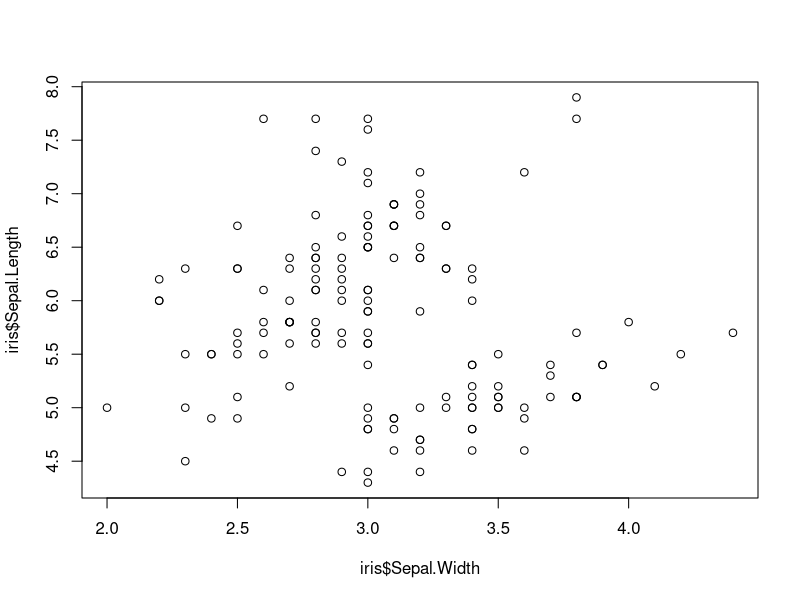
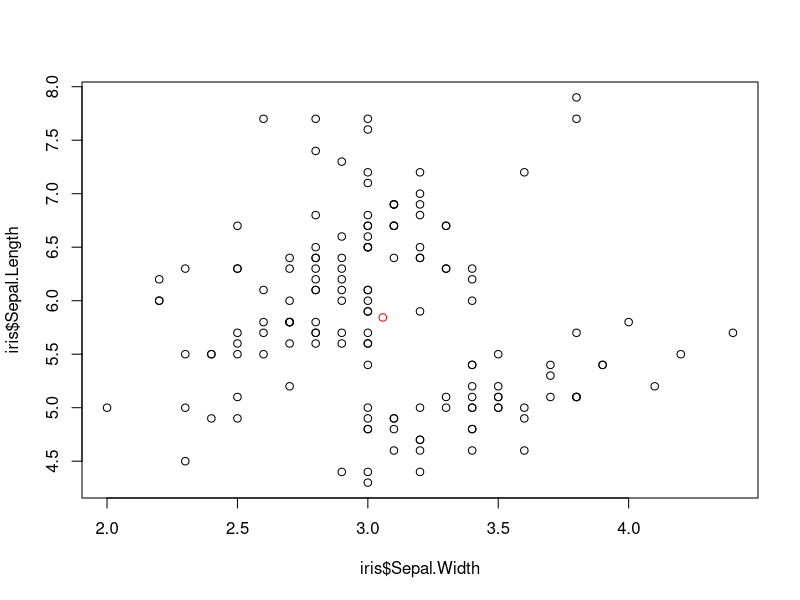
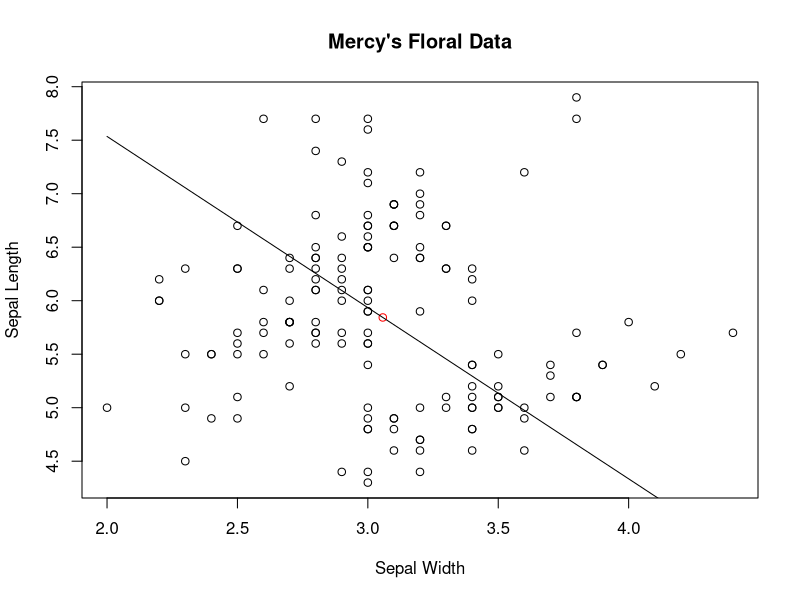

These charts were generated, in order, by the following R code: (Note: this script raises an error after producing the figures.)
data(iris)
head(iris)

mean(iris$Sepal.Width)
mean(iris$Sepal.Length)
sd(iris$Sepal.Width)

plot(x = iris$Sepal.Width, y = iris$Sepal.Length)
data_center_x = mean(iris$Sepal.Width)
data_center_y = mean(iris$Sepal.Length)
c(data_center_x, data_center_y)

plot(x = iris$Sepal.Width, y = iris$Sepal.Length)
points(x = data_center_x, y = data_center_y, col = "red")

#trendline(iris$Sepal.Width, iris$Sepal.Length)

line_point_slope = function(x, x1, y1, slope)
{
  get_y_intercept = 
    function(x1, y1, slope) 
      return(-(x1 * slope) + y1)
  
  linear = 
    function(x, yint, slope) 
      return(yint + x * slope)
  
  return(linear(x, get_y_intercept(x1, y1, slope), slope))
}

line_point_slope(2,4,4,-2)

plot(x = iris$Sepal.Width, y = iris$Sepal.Length, main = "Mercy's Floral Data", xlab = "Sepal Width", ylab = "Sepal Length") +
points(x = data_center_x, y = data_center_y, col = "red") +
curve(line_point_slope(x, data_center_x, data_center_y,-1.6), add = TRUE)

